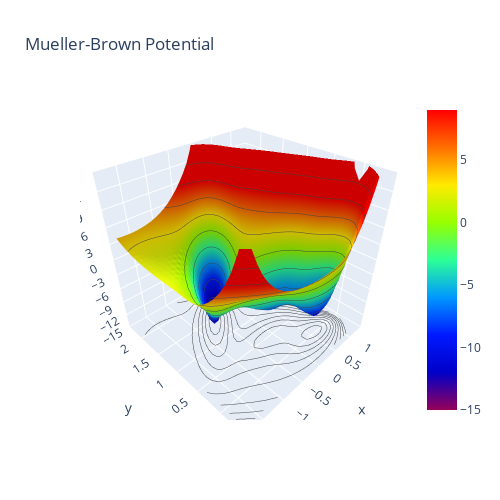

Source (notebook cell):
### Markdown cell above
## 03. Visualizing Training Data: 3D projection surface

We will now create a 3D plot of our training data. We are going to use the `plotly` library to create an interactive plot. We only plot the part of the potential energy surface that is below 15 [AU]. For the actual training, only the part that is below 10 [AU] will be use.

### Code cell
# Create a 3D surface plot of the Mueller-Brown potential energy surface
fig = go.Figure(
    data=[
        go.Surface(
            z=Z, 
            x=X, 
            y=Y, 
            colorscale="rainbow",
            cmin=-15,
            cmax=9
        )
    ]
)

# Add contour lines projected onto the surface along the z-direction
# This helps visualize energy basing and saddle regions

fig.update_traces(
    contours_z=dict(
        show=True,
        project_z=True
    )
)

# Configure layout and 3D scene properties

fig.update_layout(
    title="Mueller-Brown Potential",
    width = 500,
    height = 500,
    scene = dict(
    zaxis = dict(
        dtick=3, 
        range=[-15, 15]
    ),
    camera_eye = dict
        (x=-1.2, y=-1.2, z=1.2
        ) 
    )
)

### Figure 1 — Plotly figure (JSON) as saved in the notebook; plotly's stock layout.template omitted (floating-point values rounded to 4 significant figures; data arrays with more than 128 entries replaced by an {"elided": "..."} marker saying what was removed)
{"data": [{"cmax": 9, "cmin": -15, "colorscale": [[0, "rgb(150,0,90)"], [0.125, "rgb(0,0,200)"], [0.25, "rgb(0,25,255)"], [0.375, "rgb(0,152,255)"], [0.5, "rgb(44,255,150)"], [0.625, "rgb(151,255,0)"], [0.75, "rgb(255,234,0)"], [0.875, "rgb(255,111,0)"], [1, "rgb(255,0,0)"]], "contours": {"z": {"project": {"z": true}, "show": true}}, "type": "surface", "x": {"elided": "28x32 float values"}, "y": {"elided": "28x32 float values"}, "z": {"elided": "28x32 float values"}}], "layout": {"height": 500, "scene": {"camera": {"eye": {"x": -1.2, "y": -1.2, "z": 1.2}}, "zaxis": {"dtick": 3, "range": [-15, 15]}}, "title": {"text": "Mueller-Brown Potential"}, "width": 500}}
